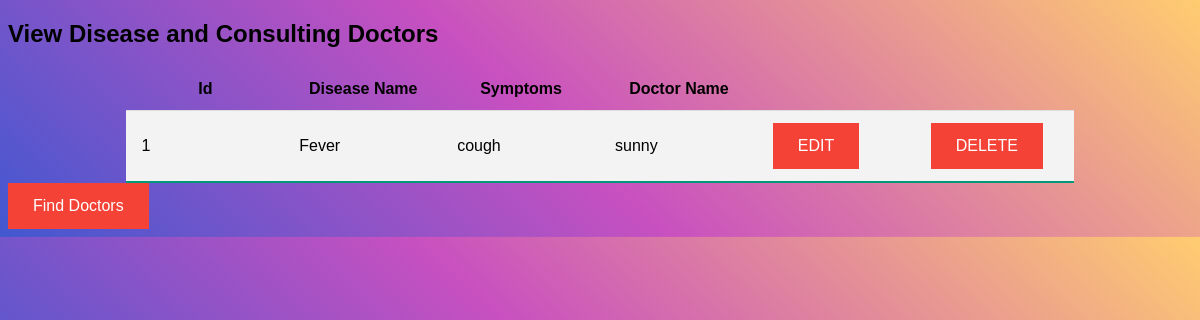
The app's page /viewdiease with its own data.
### myapp/models.py (models this page shows, shortened)
class DiseaseList(models.Model):
    diseasename=models.CharField(max_length=150)
    symptoms=models.CharField(max_length=150)
    doctorname=models.CharField(max_length=150)

### myapp/views.py (the view)
# urls.py: path('viewdiease', views.viewdiease, name='viewdiease'),
def viewdiease(request):
    result = DiseaseList.objects.all()
    return render(request,'viewdiease.html',{'result':result})

### myapp/templates/viewdiease.html (shortened to what this page needs)
<!DOCTYPE html>
<html lang="en">
<head>
   <link rel="stylesheet" href="static/table.css">
    <h2>View Disease and Consulting Doctors</h2>
</head>
<body>
<table>
    <tr>
        <th>Id</th>
        <th>Disease Name</th>
        <th>Symptoms</th>
        <th>Doctor Name</th>
    </tr>
    {% for result in result %}
    <tr>
        <td>{{ result.id }}</td>
        <td>{{ result.diseasename }}</td>
        <td>{{ result.symptoms }}</td>
        <td>{{ result.doctorname }}</td>
        <td><a href=""> EDIT</a></td>
        <td><a href="deletepatient/{{result.id}}"> DELETE</a></td>
    </tr>
    {% endfor %}
</table>
<a href="findDoctor" target="_blank">Find Doctors</a>
</body>
</html>

### myapp/static/table.css (style rules this page uses)
table { border-collapse: collapse; margin: 0 auto; padding: 0; width: 50%; table-layout: fixed; }
th, td { padding: 10px 10px; }
tbody tr { border-bottom: 1px solid #dddddd; }
tbody tr:nth-of-type(even) { background-color: #f3f3f3; }
tbody tr:last-of-type { border-bottom: 2px solid #009879; }

### myapp/templates/viewdiease.html (style rules this page uses)
a:link, a:visited { background-color: #f44336; color: white; padding: 14px 25px; text-align: center; text-decoration: none; display: inline-block; }
body { background-color: background-color: #4158D0; background-image: linear-gradient(43deg, #4158D0 0%, #C850C0 46%, #FFCC70 100%); font-family: 'Ubuntu', sans-serif; background-position:center center; }
table { border-collapse: collapse; margin: 0 auto; padding: 0; width: 80%; table-layout: fixed; }
th, td { padding: 12px 15px; }

### records on screen
DiseaseList: id "1", diseasename "Fever", symptoms "cough", doctorname "sunny"
